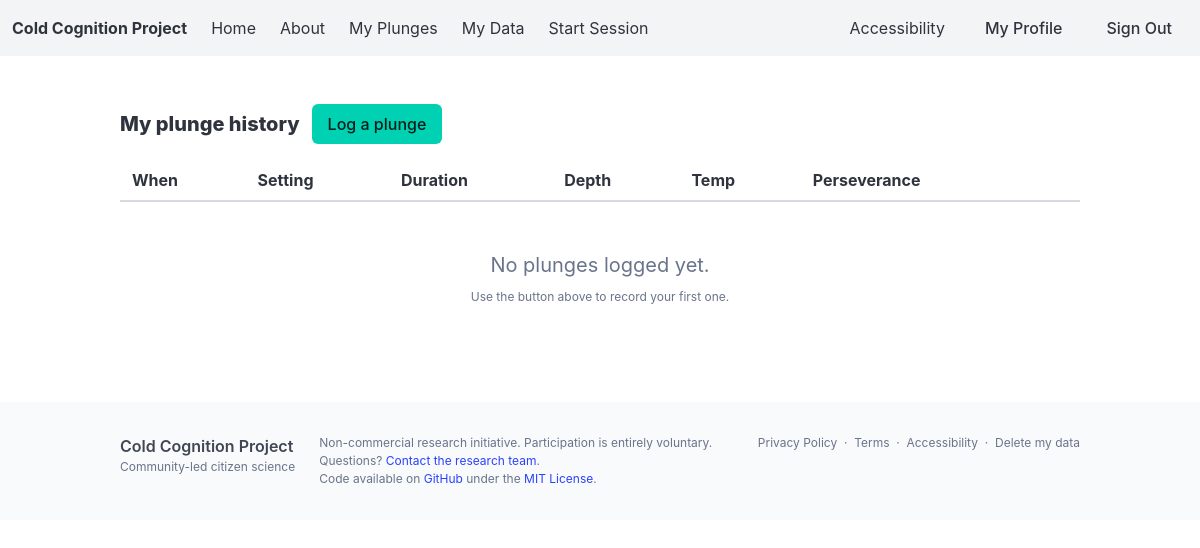
Before: /plunges/ (signed in) with the older database file.
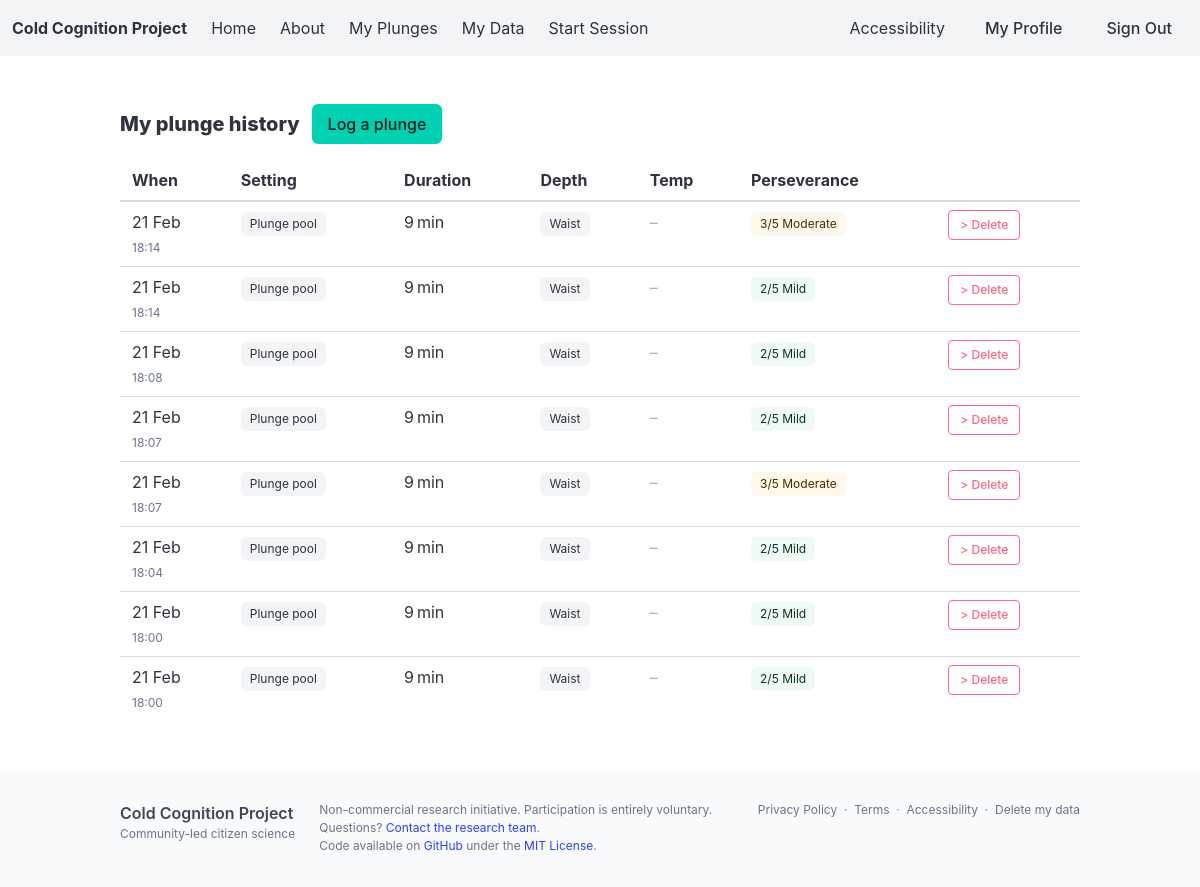
After: the same page with the newer database file.
### iceplunge/plunges/models.py (models this page shows, shortened)
class PlungeLog(Model):
    class ImmersionDepth(TextChoices):
        WAIST = "waist", "Waist"
        CHEST = "chest", "Chest"
        NECK = "neck", "Neck"
    class Context(TextChoices):
        PLUNGE_POOL = "plunge_pool", "Plunge pool"
        BATH = "bath", "Bath"
        LAKE = "lake", "Lake"
        SEA = "sea", "Sea"
        CRYOTHERAPY = "cryotherapy", "Cryotherapy"
        OTHER = "other", "Other"
    class PreHotTreatment(TextChoices):
        SAUNA = "sauna", "Sauna"
        STEAM_ROOM = "steam_room", "Steam room"
    class ExerciseTiming(TextChoices):
        BEFORE = "before", "Before"
        AFTER = "after", "After"
    class ExerciseType(TextChoices):
        CARDIO = "cardio", "Cardio"
        WEIGHTS = "weights", "Weights"
    INTENSITY_CHOICES = [
        (1, "No effort"),
        (2, "Mild"),
        (3, "Moderate"),
        (4, "Hard"),
        (5, "Extreme"),
    ]
    INTENSITY_DESCRIPTIONS = [
        "Could have stayed much longer",
        "A little willpower needed",
        "Required real focus",
        "Very tempted to get out",
        "Almost gave up",
    ]
    user = models.ForeignKey(User, on_delete=CASCADE, related_name="plunge_logs")
    timestamp = DateTimeField(default=timezone.now)
    duration_minutes = PositiveSmallIntegerField()
    water_temp_celsius = DecimalField(max_digits=4, decimal_places=1, null=True, blank=True)
    temp_measured = BooleanField(default=False)
    immersion_depth = CharField(max_length=10, choices=ImmersionDepth.choices)
    context = CharField(max_length=20, choices=Context.choices)
    breathing_technique = CharField(max_length=100, blank=True)
    perceived_intensity = PositiveSmallIntegerField(choices=INTENSITY_CHOICES)
    head_submerged = BooleanField(null=True, blank=True)
    pre_hot_treatment = CharField(
        max_length=20, choices=PreHotTreatment.choices, null=True, blank=True
    )
    pre_hot_treatment_minutes = PositiveSmallIntegerField(null=True, blank=True)
    exercise_timing = CharField(
        max_length=10, choices=ExerciseTiming.choices, null=True, blank=True
    )
    exercise_type = CharField(
        max_length=10, choices=ExerciseType.choices, null=True, blank=True
    )
    exercise_minutes = PositiveSmallIntegerField(null=True, blank=True)
    class Meta:
        indexes = [
            models.Index(fields=["user", "timestamp"]),
        ]

### iceplunge/plunges/views.py (the view)
class PlungeListView(LoginRequiredMixin, ListView):
    template_name = "plunges/plunge_list.html"
    context_object_name = "plunges"
    paginate_by = 20
    def get_queryset(self):
        return PlungeLog.objects.filter(user=self.request.user).order_by("-timestamp")
    def get_context_data(self, **kwargs):
        return super().get_context_data(**kwargs)

### iceplunge/users/context_processors.py (called while the page is built)
def allauth_settings(request):
    return {
        "ACCOUNT_ALLOW_REGISTRATION": settings.ACCOUNT_ALLOW_REGISTRATION,
        "GITHUB_SPONSORS_URL": settings.GITHUB_SPONSORS_URL,
        "SPONSOR_CONTACT_EMAIL": settings.SPONSOR_CONTACT_EMAIL,
    }

### iceplunge/templates/plunges/plunge_list.html (shortened to what this page needs)
{% extends "base.html" %}
{% load static i18n %}
{% block content %}
<div class="is-flex is-align-items-center mb-4" style="gap: 0.75rem;">
  <h2 class="title is-5 mb-0">{% translate "My plunge history" %}</h2>
  {% include "plunges/partials/_log_plunge_trigger.html" %}
</div>
<div class="table-container">
  <table class="table is-fullwidth is-hoverable">
    <thead>
      <tr>
        <th>{% translate "When" %}</th>
        <th>{% translate "Setting" %}</th>
        <th>{% translate "Duration" %}</th>
        <th>{% translate "Depth" %}</th>
        <th>{% translate "Temp" %}</th>
        <th>{% translate "Perseverance" %}</th>
        <th></th>
      </tr>
    </thead>
    <tbody id="plunge-list-body">
      {% for plunge in plunges %}
        {% include "plunges/partials/_plunge_row.html" %}
      {% empty %}
        <tr id="empty-plunge-state">
          <td colspan="7" class="has-text-centered py-6 has-text-grey">
            <p class="is-size-5 mb-2">{% translate "No plunges logged yet." %}</p>
            <p class="is-size-7">{% translate "Use the button above to record your first one." %}</p>
          </td>
        </tr>
      {% endfor %}
    </tbody>
  </table>
</div>
{% endblock content %}

### iceplunge/templates/base.html (shortened to what this page needs)
{% load static i18n %}<!DOCTYPE html>
{% get_current_language as LANGUAGE_CODE %}
<html lang="{{ LANGUAGE_CODE }}">
  <head>
    {% block css %}
      <link rel="stylesheet" href="{% static 'css/bulma.min.css' %}" />
      <link rel="stylesheet" href="{% static 'css/sweetalert2.min.css' %}" />
      <link rel="stylesheet" href="{% static 'css/project.css' %}" />
    {% endblock css %}
  </head>
  <body class="{% block bodyclass %}{% endblock bodyclass %}">
    {% include "partials/_navbar.html" %}
    {% block body %}
      <section class="section">
        <div class="container">
          {% block main %}
            {% block content %}{% endblock content %}
          {% endblock main %}
        </div>
      </section>
    {% endblock body %}
    {% include "partials/_footer.html" %}
  </body>
</html>

### iceplunge/templates/partials/_navbar.html (shortened to what this page needs)
{% load i18n %}
<nav class="navbar is-light" role="navigation" aria-label="main navigation">
  <div class="navbar-brand">
    <a class="navbar-item has-text-weight-bold" href="{% url 'home' %}">
      Cold Cognition Project
    </a>
  </div>
  <div id="mainNavbar" class="navbar-menu">
    <div class="navbar-start">
      <a class="navbar-item" href="{% url 'home' %}">{% translate "Home" %}</a>
      <a class="navbar-item" href="{% url 'about' %}">{% translate "About" %}</a>
      {% if request.user.is_authenticated %}
        <a class="navbar-item" href="{% url 'plunges:list' %}">{% translate "My Plunges" %}</a>
        <a class="navbar-item" href="{% url 'dashboard:home' %}">{% translate "My Data" %}</a>
        <a class="navbar-item" href="{% url 'tasks:start' %}">{% translate "Start Session" %}</a>
      {% endif %}
    </div>
    <div class="navbar-end">
      <a class="navbar-item a11y-open-btn" href="#" aria-controls="a11yPanel">
        {% translate "Accessibility" %}
      </a>
      <div class="navbar-item">
        {% if request.user.is_authenticated %}
          <div class="buttons">
            <a class="button is-light" href="{% url 'users:detail' request.user.pk %}">
              {% translate "My Profile" %}
            </a>
            <a class="button is-light" href="{% url 'account_logout' %}">
              {% translate "Sign Out" %}
            </a>
          </div>
        {% endif %}
      </div>
    </div>
  </div>
</nav>

### iceplunge/templates/plunges/partials/_log_plunge_trigger.html
{% load i18n %}
<button class="button is-primary"
        hx-get="{% url 'plunges:form' %}"
        hx-target="#log-plunge-box-body"
        hx-swap="innerHTML'"
        onclick="openPlungeModal()">
  {% translate "Log a plunge" %}
</button>

### iceplunge/templates/plunges/partials/_plunge_row.html
{% load i18n %}
<tr id="plunge-{{ plunge.pk }}">
  <td style="white-space:nowrap;">
    <span>{{ plunge.timestamp|date:"d M" }}</span><br>
    <span class="is-size-7 has-text-grey">{{ plunge.timestamp|date:"H:i" }}</span>
  </td>
  <td>
    <span class="tag is-light">{{ plunge.get_context_display }}</span>
  </td>
  <td style="white-space:nowrap;">{{ plunge.duration_minutes }}&thinsp;{% translate "min" %}</td>
  <td>
    <span class="tag is-light">{{ plunge.get_immersion_depth_display }}</span>
  </td>
  <td>
    {% if plunge.water_temp_celsius %}
      {{ plunge.water_temp_celsius }}&thinsp;°C
      {% if plunge.temp_measured %}
        <span class="tag is-success is-light is-size-7 ml-1" title="{% translate 'Measured' %}">✓</span>
      {% endif %}
    {% else %}
      <span class="has-text-grey-light">–</span>
    {% endif %}
  </td>
  <td>
    <span class="tag {% if plunge.perceived_intensity <= 2 %}is-success{% elif plunge.perceived_intensity == 3 %}is-warning{% else %}is-danger{% endif %} is-light">
      {{ plunge.perceived_intensity }}/5 {{ plunge.get_perceived_intensity_display }}
    </span>
  </td>
  <td>
    <button class="button is-small is-danger is-outlined"
            hx-post="{% url 'plunges:delete' plunge.pk %}"
            hx-target="#plunge-{{ plunge.pk }}"
            hx-swap="outerHTML swap:0.3s"
            hx-confirm="{% translate 'Delete this plunge log?' %}"
            {% csrf_token %}>
      {% translate "Delete" %}
    </button>
  </td>
</tr>

### iceplunge/templates/partials/_footer.html
{% load i18n %}
<footer class="footer" style="padding:2rem 1.5rem;">
  <div class="container">
    <div class="columns">
      <div class="column is-narrow">
        <p class="has-text-weight-semibold">Cold Cognition Project</p>
        <p class="is-size-7 has-text-grey">Community-led citizen science</p>
      </div>
      <div class="column">
        <p class="is-size-7 has-text-grey">
          Non-commercial research initiative. Participation is entirely voluntary.
          Questions? <a href="{% url 'about' %}">Contact the research team</a>.
          <br>
          Code available on <a href="https://github.com/andytwoods/iceplunge">GitHub</a> under the <a href="https://github.com/andytwoods/iceplunge/blob/main/LICENSE">MIT License</a>.
        </p>
      </div>
      <div class="column is-narrow has-text-right-tablet">
        <p class="is-size-7 has-text-grey">
          <a href="{% url 'privacy' %}" class="has-text-grey">{% translate "Privacy Policy" %}</a>
          &nbsp;&middot;&nbsp;
          <a href="{% url 'terms_and_conditions' %}" class="has-text-grey">{% translate "Terms" %}</a>
          &nbsp;&middot;&nbsp;
          <a href="#" class="has-text-grey a11y-open-btn" aria-controls="a11yPanel">{% translate "Accessibility" %}</a>
          &nbsp;&middot;&nbsp;
          <a href="{% url 'users:delete_data' %}" class="has-text-grey">{% translate "Delete my data" %}</a>
        </p>
      </div>
    </div>
  </div>
</footer>

Changed rows visible on the page:
added PlungeLog: timestamp "21 Feb", timestamp "18:14", context "Plunge pool", duration_minutes "9", immersion_depth "Waist", perceived_intensity "3", perceived_intensity "Moderate"
added PlungeLog: timestamp "21 Feb", timestamp "18:14", context "Plunge pool", duration_minutes "9", immersion_depth "Waist", perceived_intensity "2", perceived_intensity "Mild"
added PlungeLog: timestamp "21 Feb", timestamp "18:08", context "Plunge pool", duration_minutes "9", immersion_depth "Waist", perceived_intensity "2", perceived_intensity "Mild"
added PlungeLog: timestamp "21 Feb", timestamp "18:07", context "Plunge pool", duration_minutes "9", immersion_depth "Waist", perceived_intensity "2", perceived_intensity "Mild"
added PlungeLog: timestamp "21 Feb", timestamp "18:07", context "Plunge pool", duration_minutes "9", immersion_depth "Waist", perceived_intensity "3", perceived_intensity "Moderate"
added PlungeLog: timestamp "21 Feb", timestamp "18:04", context "Plunge pool", duration_minutes "9", immersion_depth "Waist", perceived_intensity "2", perceived_intensity "Mild"
added PlungeLog: timestamp "21 Feb", timestamp "18:00", context "Plunge pool", duration_minutes "9", immersion_depth "Waist", perceived_intensity "2", perceived_intensity "Mild"
added PlungeLog: timestamp "21 Feb", timestamp "18:00", context "Plunge pool", duration_minutes "9", immersion_depth "Waist", perceived_intensity "2", perceived_intensity "Mild"
Other visible differences:
text no longer shown: "No plunges logged yet. Use the button above to record your first one."
